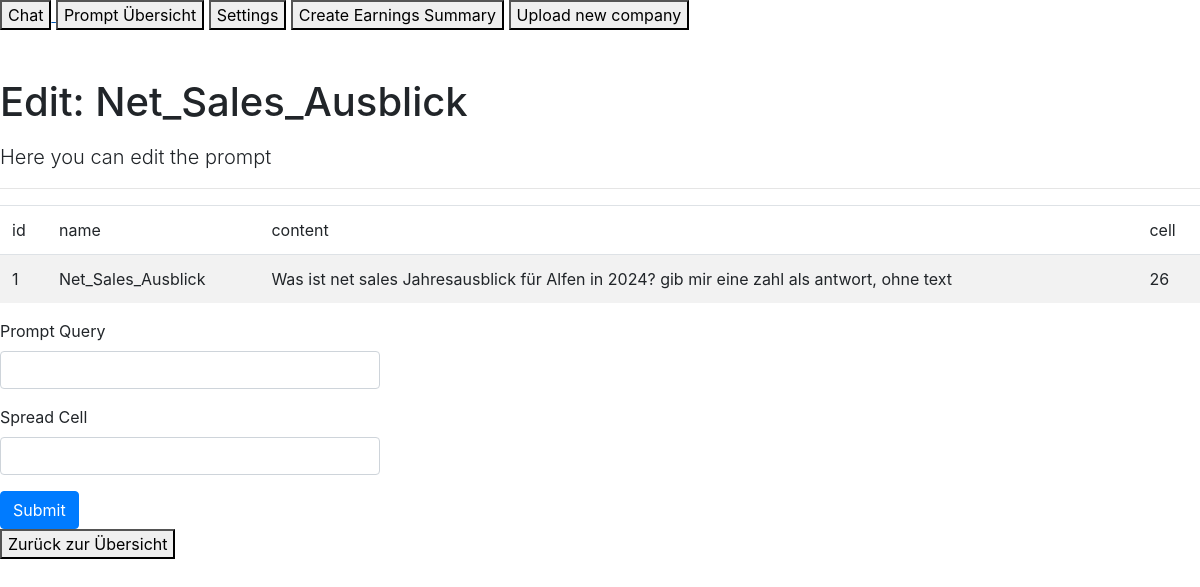
Before: /edit/1 with the older database file.
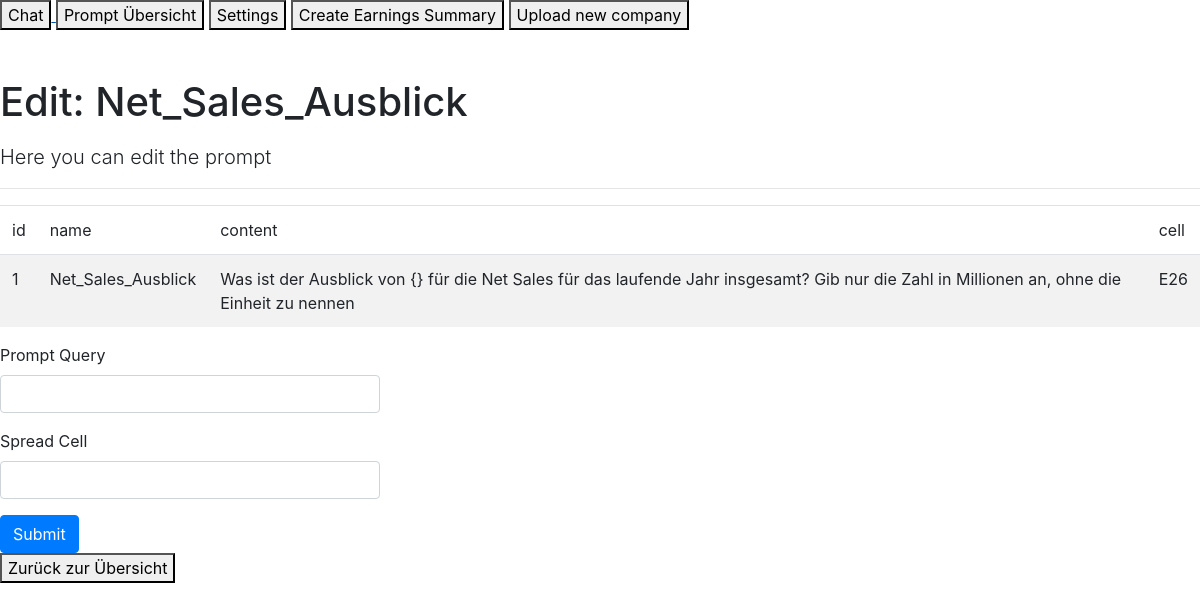
After: the same page with the newer database file.
### app/models.py (models this page shows)
class Prompts(db.Model):
    id = db.Column(db.Integer, primary_key=True)
    name = db.Column(db.String(80), nullable=False)
    content = db.Column(db.String(400), nullable=False)
    gsheetcell = db.Column(db.String(400), nullable=False)

### app/routes.py (the view)
@app.route('/edit/<id>', methods=['GET', 'POST'])
def editprompt(id):
    prompt = Prompts.query.filter_by(id=id).first_or_404()
    form = EditQueryForm()
    print(prompt)
    if form.validate_on_submit():
        prompt.content = form.querycontent.data
        prompt.gsheetcell = form.cell.data
        db.session.commit()
        flash('Your changes have been saved.')
    return render_template('editprompt.html', form=form, prompt=prompt)

### app/forms.py
class EditQueryForm(FlaskForm):
    querycontent = StringField('Prompt Query')
    cell = StringField('Spread Cell')
    submit = SubmitField('Submit')

### templates/editprompt.html
{% extends "base.html" %}
{% from 'bootstrap/form.html' import render_form, render_field %}
{% block content %}
      <h1 class="pt-5 pb-2">Edit: {{prompt.name}}</h1>
      <p class="lead">Here you can edit the prompt </p>
      <hr>
          <div>
            <table id="data" class="table table-striped">
                <thead>
                    <tr>
                        <td>id</td>
                        <td>name</td>
                        <td>content</td>
                        <td>cell</td>
                    </tr>
                </thead>
            <tbody>
                <tr>
                    <td>{{prompt.id}}</td>
                    <td>{{prompt.name}}</td>
                    <td>{{prompt.content}}</td>
                    <td>{{prompt.gsheetcell}}</td>
                </tr>
            </tbody>
        </table>
        <div class="row">
            <div class="col-md-4">
                {{ render_form(form)}}
            </div>
        </div>
        <a href= "/edit" >
            <button class="GFG">
               Zurück zur Übersicht
            </button>
        </a>
          </div>
      {% endblock %}

Changed rows visible on the page:
changed Prompts "Net_Sales_Ausblick": content "Was ist net sales Jahresausblick für Alfen in 2024? gib mir eine zahl als antwort, ohne text" → "Was ist der Ausblick von {} für die Net Sales für das laufende Jahr insgesamt? Gib nur die Zahl in Millionen an, ohne die Einheit zu nennen"; gsheetcell "26" → "E26"
